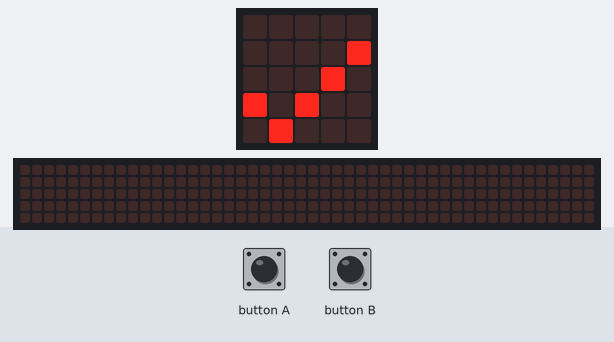
The program below on a simulated Calliope mini (MakeCode). Shown: the board's 5×5 LED display, a strip that is not on the board, showing the scrolling text unrolled. The test bench sets the inputs (shaded band). The 48×5 strip is a reading aid, not a part: it shows the text the display is scrolling, unrolled, one strip-width of it at a time.

Above: at 0.1 s.
4.9 s: button B pressed for 0.15 s
At 5.4 s:
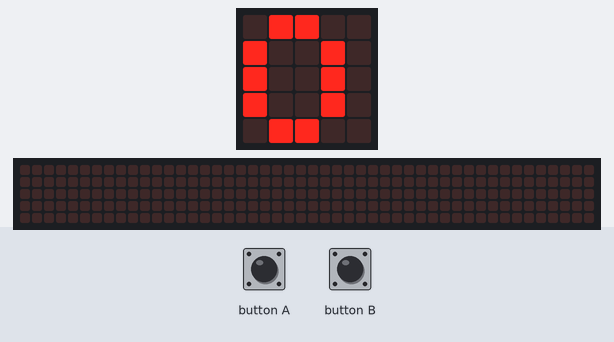
5.6 s: button A pressed for 0.15 s
At 6.0 s:
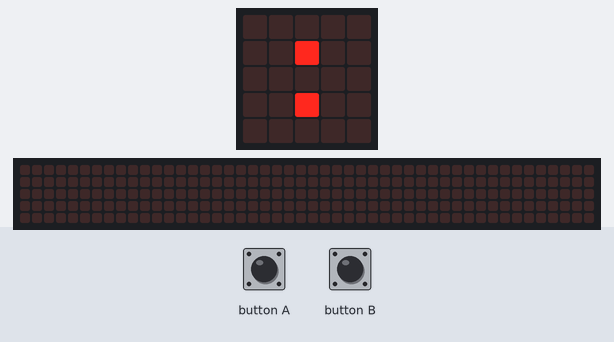
6.3 s: button B pressed for 0.15 s
At 14.41 s:
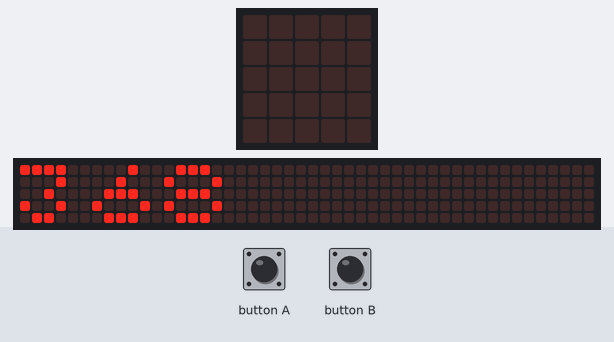
Timing chart, 0 to 15.9 s (numbered marks = the images above; inputs shaded):
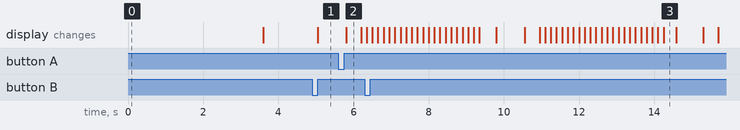

The program:

main.ts
```typescript
input.onButtonEvent(Button.A, input.buttonEventClick(), function () {
    basic.showNumber(_4)
    basic.showLeds(`
        . . . . .
        . . # . .
        . . . . .
        . . # . .
        . . . . .
        `)
    basic.showNumber(_3)
})
input.onButtonEvent(Button.B, input.buttonEventClick(), function () {
    basic.showNumber(_2)
    basic.showLeds(`
        . . . . .
        . . # . .
        . . . . .
        . . # . .
        . . . . .
        `)
    basic.showNumber(_1)
})
let _4 = 0
let _3 = 0
let _2 = 0
let _1 = 0
_1 = 0
_2 = 0
_3 = 0
_4 = 0
basic.showIcon(IconNames.Yes)
basic.pause(3000)
basic.clearScreen()
basic.forever(function () {
    _1 += 1
    if (_1 == 1000) {
        _2 += 1
        _1 = 0
    }
    if (_2 == 60) {
        _3 += 1
        _2 = 0
    }
    if (_3 == 60) {
        _4 += 1
        _3 = 0
    }
})
```

test.ts
```typescript
// Hier kann man Tests durchführen; diese Datei wird nicht kompiliert, wenn dieses Paket als Erweiterung verwendet wird.
```

Measured:
- after the input at 4.9 s, the display: changes after 0.15 s (image 1)
- what the display in image 2 shows lasts 0.4 s, from 5.8 s to 6.2 s
